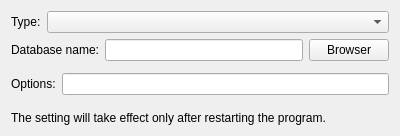
<?xml version="1.0" encoding="UTF-8"?>
<ui version="4.0">
 <class>CParameterDatabaseUI</class>
 <widget class="QWidget" name="CParameterDatabaseUI">
  <property name="geometry">
   <rect>
    <x>0</x>
    <y>0</y>
    <width>400</width>
    <height>136</height>
   </rect>
  </property>
  <property name="windowTitle">
   <string>Form</string>
  </property>
  <layout class="QGridLayout" name="gridLayout">
   <item row="4" column="0">
    <spacer name="verticalSpacer">
     <property name="orientation">
      <enum>Qt::Orientation::Vertical</enum>
     </property>
     <property name="sizeHint" stdset="0">
      <size>
       <width>20</width>
       <height>40</height>
      </size>
     </property>
    </spacer>
   </item>
   <item row="2" column="0">
    <widget class="CParameterNetUI" name="wNet" native="true"/>
   </item>
   <item row="0" column="0">
    <layout class="QHBoxLayout" name="horizontalLayout">
     <item>
      <widget class="QLabel" name="label">
       <property name="text">
        <string>Type:</string>
       </property>
      </widget>
     </item>
     <item>
      <widget class="QComboBox" name="cbType">
       <property name="sizePolicy">
        <sizepolicy hsizetype="Expanding" vsizetype="Fixed">
         <horstretch>0</horstretch>
         <verstretch>0</verstretch>
        </sizepolicy>
       </property>
      </widget>
     </item>
    </layout>
   </item>
   <item row="3" column="0">
    <layout class="QHBoxLayout" name="horizontalLayout_3">
     <item>
      <widget class="QLabel" name="label_3">
       <property name="text">
        <string>Options:</string>
       </property>
      </widget>
     </item>
     <item>
      <widget class="QLineEdit" name="leOptions"/>
     </item>
    </layout>
   </item>
   <item row="1" column="0">
    <layout class="QHBoxLayout" name="horizontalLayout_2">
     <item>
      <widget class="QLabel" name="label_2">
       <property name="text">
        <string>Database name:</string>
       </property>
      </widget>
     </item>
     <item>
      <widget class="QLineEdit" name="leDatabaseName"/>
     </item>
     <item>
      <widget class="QPushButton" name="pbBrowser">
       <property name="text">
        <string>Browser</string>
       </property>
      </widget>
     </item>
    </layout>
   </item>
   <item row="5" column="0">
    <widget class="QLabel" name="label_4">
     <property name="text">
      <string>The setting will take effect only after restarting the program.</string>
     </property>
     <property name="wordWrap">
      <bool>true</bool>
     </property>
    </widget>
   </item>
  </layout>
 </widget>
 <customwidgets>
  <customwidget>
   <class>CParameterNetUI</class>
   <extends>QWidget</extends>
   <header location="global">ParameterNetUI.h</header>
   <container>1</container>
  </customwidget>
 </customwidgets>
 <resources/>
 <connections/>
</ui>
